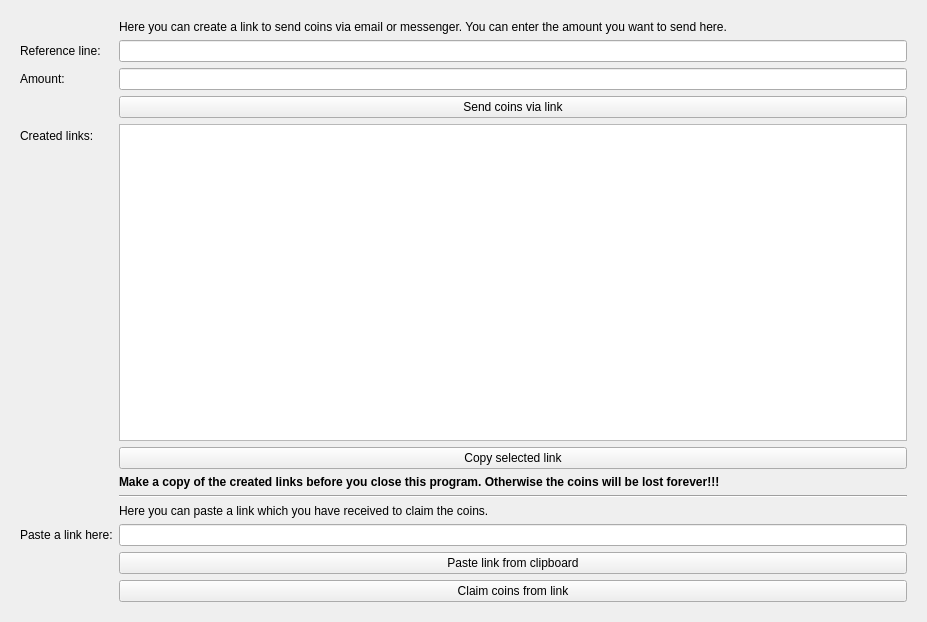
<?xml version="1.0" encoding="UTF-8"?>
<ui version="4.0">
 <class>LinksPage</class>
 <widget class="QWidget" name="LinksPage">
  <property name="geometry">
   <rect>
    <x>0</x>
    <y>0</y>
    <width>927</width>
    <height>622</height>
   </rect>
  </property>
  <property name="windowTitle">
   <string>Form</string>
  </property>
  <layout class="QVBoxLayout" name="topLayout">
   <item>
    <widget class="QFrame" name="frame">
     <property name="frameShape">
      <enum>QFrame::NoFrame</enum>
     </property>
     <property name="frameShadow">
      <enum>QFrame::Raised</enum>
     </property>
     <layout class="QFormLayout" name="formLayout">
      <property name="fieldGrowthPolicy">
       <enum>QFormLayout::AllNonFixedFieldsGrow</enum>
      </property>
      <item row="0" column="1">
       <widget class="QLabel" name="label_4">
        <property name="text">
         <string>Here you can create a link to send coins via email or messenger. You can enter the amount you want to send here.</string>
        </property>
       </widget>
      </item>
      <item row="1" column="0">
       <widget class="QLabel" name="label">
        <property name="text">
         <string>Reference line:</string>
        </property>
       </widget>
      </item>
      <item row="1" column="1">
       <widget class="QLineEdit" name="referencelineEdit"/>
      </item>
      <item row="4" column="0">
       <widget class="QLabel" name="label_2">
        <property name="text">
         <string>Amount:</string>
        </property>
       </widget>
      </item>
      <item row="4" column="1">
       <widget class="BitcashAmountField" name="payAmount"/>
      </item>
      <item row="5" column="1">
       <widget class="QPushButton" name="createlinkbtn">
        <property name="text">
         <string>Send coins via link</string>
        </property>
        <property name="icon">
         <iconset resource="../bitcash.qrc">
          <normaloff>:/icons/send</normaloff>:/icons/send</iconset>
        </property>
       </widget>
      </item>
      <item row="6" column="0">
       <widget class="QLabel" name="label_3">
        <property name="text">
         <string>Created links:</string>
        </property>
       </widget>
      </item>
      <item row="6" column="1">
       <widget class="QListWidget" name="listWidget"/>
      </item>
      <item row="7" column="1">
       <widget class="QPushButton" name="CopyLinkBtn">
        <property name="text">
         <string>Copy selected link</string>
        </property>
        <property name="icon">
         <iconset resource="../bitcash.qrc">
          <normaloff>:/icons/editcopy</normaloff>:/icons/editcopy</iconset>
        </property>
       </widget>
      </item>
      <item row="8" column="0">
       <widget class="Line" name="line">
        <property name="orientation">
         <enum>Qt::Horizontal</enum>
        </property>
       </widget>
      </item>
      <item row="10" column="1">
       <widget class="Line" name="line_2">
        <property name="orientation">
         <enum>Qt::Horizontal</enum>
        </property>
       </widget>
      </item>
      <item row="12" column="1">
       <widget class="QLabel" name="label_5">
        <property name="text">
         <string>Here you can paste a link which you have received to claim the coins.</string>
        </property>
       </widget>
      </item>
      <item row="15" column="0">
       <widget class="Line" name="line_3">
        <property name="orientation">
         <enum>Qt::Horizontal</enum>
        </property>
       </widget>
      </item>
      <item row="13" column="0">
       <widget class="QLabel" name="label_6">
        <property name="text">
         <string>Paste a link here:</string>
        </property>
       </widget>
      </item>
      <item row="13" column="1">
       <widget class="QLineEdit" name="PasteEdit"/>
      </item>
      <item row="15" column="1">
       <widget class="QPushButton" name="ClaimCoinsBtn">
        <property name="text">
         <string>Claim coins from link</string>
        </property>
        <property name="icon">
         <iconset resource="../bitcash.qrc">
          <normaloff>:/icons/receiving_addresses</normaloff>:/icons/receiving_addresses</iconset>
        </property>
       </widget>
      </item>
      <item row="8" column="1">
       <widget class="QLabel" name="label_7">
        <property name="font">
         <font>
          <weight>75</weight>
          <bold>true</bold>
         </font>
        </property>
        <property name="text">
         <string>Make a copy of the created links before you close this program. Otherwise the coins will be lost forever!!!</string>
        </property>
       </widget>
      </item>
      <item row="14" column="1">
       <widget class="QPushButton" name="PasteBtn">
        <property name="text">
         <string>Paste link from clipboard</string>
        </property>
        <property name="icon">
         <iconset resource="../bitcash.qrc">
          <normaloff>:/icons/editpaste</normaloff>:/icons/editpaste</iconset>
        </property>
       </widget>
      </item>
     </layout>
    </widget>
   </item>
  </layout>
 </widget>
 <customwidgets>
  <customwidget>
   <class>BitcashAmountField</class>
   <extends>QLineEdit</extends>
   <header>qt/bitcashamountfield.h</header>
   <container>1</container>
  </customwidget>
 </customwidgets>
 <resources>
  <include location="../bitcash.qrc"/>
 </resources>
 <connections/>
</ui>
